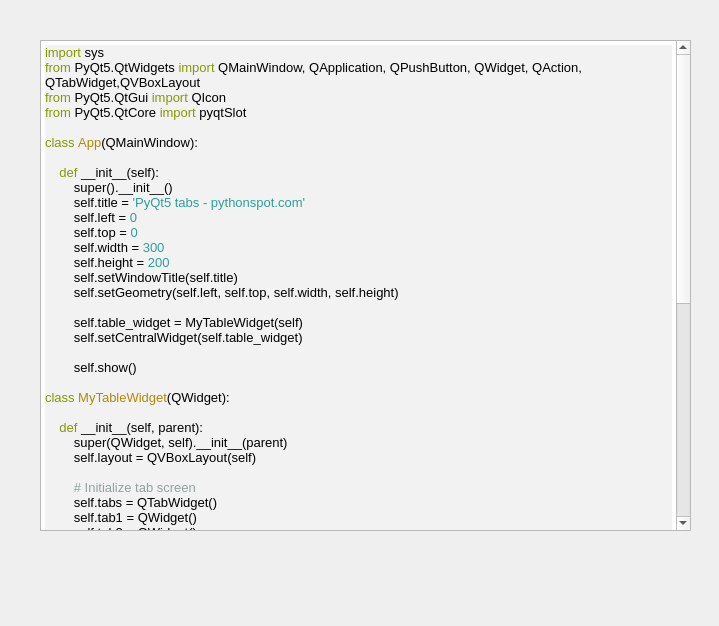
<?xml version="1.0" encoding="UTF-8"?>
<ui version="4.0">
 <class>Form</class>
 <widget class="QWidget" name="Form">
  <property name="geometry">
   <rect>
    <x>0</x>
    <y>0</y>
    <width>719</width>
    <height>626</height>
   </rect>
  </property>
  <property name="windowTitle">
   <string>Form</string>
  </property>
  <widget class="QTextBrowser" name="textBrowser">
   <property name="geometry">
    <rect>
     <x>40</x>
     <y>40</y>
     <width>651</width>
     <height>491</height>
    </rect>
   </property>
   <property name="html">
    <string>&lt;!DOCTYPE HTML PUBLIC &quot;-//W3C//DTD HTML 4.0//EN&quot; &quot;http://www.w3.org/TR/REC-html40/strict.dtd&quot;&gt;
&lt;html&gt;&lt;head&gt;&lt;meta name=&quot;qrichtext&quot; content=&quot;1&quot; /&gt;&lt;style type=&quot;text/css&quot;&gt;
p, li { white-space: pre-wrap; }
&lt;/style&gt;&lt;/head&gt;&lt;body style=&quot; font-family:'Sans Serif'; font-size:9pt; font-weight:400; font-style:normal;&quot;&gt;
&lt;p style=&quot; margin-top:0px; margin-bottom:0px; margin-left:0px; margin-right:0px; -qt-block-indent:0; text-indent:0px; background-color:#f2f2f2;&quot;&gt;&lt;span style=&quot; font-family:'monospace'; font-size:13px; color:#859900;&quot;&gt;import&lt;/span&gt;&lt;span style=&quot; font-family:'monospace'; font-size:13px; color:#000000;&quot;&gt; sys&lt;br /&gt;&lt;/span&gt;&lt;span style=&quot; font-family:'monospace'; font-size:13px; color:#859900;&quot;&gt;from&lt;/span&gt;&lt;span style=&quot; font-family:'monospace'; font-size:13px; color:#000000;&quot;&gt; PyQt5.QtWidgets &lt;/span&gt;&lt;span style=&quot; font-family:'monospace'; font-size:13px; color:#859900;&quot;&gt;import&lt;/span&gt;&lt;span style=&quot; font-family:'monospace'; font-size:13px; color:#000000;&quot;&gt; QMainWindow, QApplication, QPushButton, QWidget, QAction, QTabWidget,QVBoxLayout&lt;br /&gt;&lt;/span&gt;&lt;span style=&quot; font-family:'monospace'; font-size:13px; color:#859900;&quot;&gt;from&lt;/span&gt;&lt;span style=&quot; font-family:'monospace'; font-size:13px; color:#000000;&quot;&gt; PyQt5.QtGui &lt;/span&gt;&lt;span style=&quot; font-family:'monospace'; font-size:13px; color:#859900;&quot;&gt;import&lt;/span&gt;&lt;span style=&quot; font-family:'monospace'; font-size:13px; color:#000000;&quot;&gt; QIcon&lt;br /&gt;&lt;/span&gt;&lt;span style=&quot; font-family:'monospace'; font-size:13px; color:#859900;&quot;&gt;from&lt;/span&gt;&lt;span style=&quot; font-family:'monospace'; font-size:13px; color:#000000;&quot;&gt; PyQt5.QtCore &lt;/span&gt;&lt;span style=&quot; font-family:'monospace'; font-size:13px; color:#859900;&quot;&gt;import&lt;/span&gt;&lt;span style=&quot; font-family:'monospace'; font-size:13px; color:#000000;&quot;&gt; pyqtSlot&lt;br /&gt;&lt;br /&gt;&lt;/span&gt;&lt;span style=&quot; font-family:'monospace'; font-size:13px; color:#859900;&quot;&gt;class&lt;/span&gt;&lt;span style=&quot; font-family:'monospace'; font-size:13px; color:#000000;&quot;&gt; &lt;/span&gt;&lt;span style=&quot; font-family:'monospace'; font-size:13px; color:#b58900;&quot;&gt;App&lt;/span&gt;&lt;span style=&quot; font-family:'monospace'; font-size:13px; color:#000000;&quot;&gt;(QMainWindow):&lt;br /&gt;&lt;br /&gt;    &lt;/span&gt;&lt;span style=&quot; font-family:'monospace'; font-size:13px; color:#859900;&quot;&gt;def&lt;/span&gt;&lt;span style=&quot; font-family:'monospace'; font-size:13px; color:#000000;&quot;&gt; __init__(self):&lt;br /&gt;        super().__init__()&lt;br /&gt;        self.title = &lt;/span&gt;&lt;span style=&quot; font-family:'monospace'; font-size:13px; color:#2aa198;&quot;&gt;'PyQt5 tabs - pythonspot.com'&lt;/span&gt;&lt;span style=&quot; font-family:'monospace'; font-size:13px; color:#000000;&quot;&gt;&lt;br /&gt;        self.left = &lt;/span&gt;&lt;span style=&quot; font-family:'monospace'; font-size:13px; color:#2aa198;&quot;&gt;0&lt;/span&gt;&lt;span style=&quot; font-family:'monospace'; font-size:13px; color:#000000;&quot;&gt;&lt;br /&gt;        self.top = &lt;/span&gt;&lt;span style=&quot; font-family:'monospace'; font-size:13px; color:#2aa198;&quot;&gt;0&lt;/span&gt;&lt;span style=&quot; font-family:'monospace'; font-size:13px; color:#000000;&quot;&gt;&lt;br /&gt;        self.width = &lt;/span&gt;&lt;span style=&quot; font-family:'monospace'; font-size:13px; color:#2aa198;&quot;&gt;300&lt;/span&gt;&lt;span style=&quot; font-family:'monospace'; font-size:13px; color:#000000;&quot;&gt;&lt;br /&gt;        self.height = &lt;/span&gt;&lt;span style=&quot; font-family:'monospace'; font-size:13px; color:#2aa198;&quot;&gt;200&lt;/span&gt;&lt;span style=&quot; font-family:'monospace'; font-size:13px; color:#000000;&quot;&gt;&lt;br /&gt;        self.setWindowTitle(self.title)&lt;br /&gt;        self.setGeometry(self.left, self.top, self.width, self.height)&lt;br /&gt;        &lt;br /&gt;        self.table_widget = MyTableWidget(self)&lt;br /&gt;        self.setCentralWidget(self.table_widget)&lt;br /&gt;        &lt;br /&gt;        self.show()&lt;br /&gt;    &lt;br /&gt;&lt;/span&gt;&lt;span style=&quot; font-family:'monospace'; font-size:13px; color:#859900;&quot;&gt;class&lt;/span&gt;&lt;span style=&quot; font-family:'monospace'; font-size:13px; color:#000000;&quot;&gt; &lt;/span&gt;&lt;span style=&quot; font-family:'monospace'; font-size:13px; color:#b58900;&quot;&gt;MyTableWidget&lt;/span&gt;&lt;span style=&quot; font-family:'monospace'; font-size:13px; color:#000000;&quot;&gt;(QWidget):&lt;br /&gt;    &lt;br /&gt;    &lt;/span&gt;&lt;span style=&quot; font-family:'monospace'; font-size:13px; color:#859900;&quot;&gt;def&lt;/span&gt;&lt;span style=&quot; font-family:'monospace'; font-size:13px; color:#000000;&quot;&gt; __init__(self, parent):&lt;br /&gt;        super(QWidget, self).__init__(parent)&lt;br /&gt;        self.layout = QVBoxLayout(self)&lt;br /&gt;        &lt;br /&gt;        &lt;/span&gt;&lt;span style=&quot; font-family:'monospace'; font-size:13px; color:#93a1a1;&quot;&gt;# Initialize tab screen&lt;/span&gt;&lt;span style=&quot; font-family:'monospace'; font-size:13px; color:#000000;&quot;&gt;&lt;br /&gt;        self.tabs = QTabWidget()&lt;br /&gt;        self.tab1 = QWidget()&lt;br /&gt;        self.tab2 = QWidget()&lt;br /&gt;        self.tabs.resize(&lt;/span&gt;&lt;span style=&quot; font-family:'monospace'; font-size:13px; color:#2aa198;&quot;&gt;300&lt;/span&gt;&lt;span style=&quot; font-family:'monospace'; font-size:13px; color:#000000;&quot;&gt;,&lt;/span&gt;&lt;span style=&quot; font-family:'monospace'; font-size:13px; color:#2aa198;&quot;&gt;200&lt;/span&gt;&lt;span style=&quot; font-family:'monospace'; font-size:13px; color:#000000;&quot;&gt;)&lt;br /&gt;        &lt;br /&gt;        &lt;/span&gt;&lt;span style=&quot; font-family:'monospace'; font-size:13px; color:#93a1a1;&quot;&gt;# Add tabs&lt;/span&gt;&lt;span style=&quot; font-family:'monospace'; font-size:13px; color:#000000;&quot;&gt;&lt;br /&gt;        self.tabs.addTab(self.tab1,&lt;/span&gt;&lt;span style=&quot; font-family:'monospace'; font-size:13px; color:#2aa198;&quot;&gt;&amp;quot;Tab 1&amp;quot;&lt;/span&gt;&lt;span style=&quot; font-family:'monospace'; font-size:13px; color:#000000;&quot;&gt;)&lt;br /&gt;        self.tabs.addTab(self.tab2,&lt;/span&gt;&lt;span style=&quot; font-family:'monospace'; font-size:13px; color:#2aa198;&quot;&gt;&amp;quot;Tab 2&amp;quot;&lt;/span&gt;&lt;span style=&quot; font-family:'monospace'; font-size:13px; color:#000000;&quot;&gt;)&lt;br /&gt;        &lt;br /&gt;        &lt;/span&gt;&lt;span style=&quot; font-family:'monospace'; font-size:13px; color:#93a1a1;&quot;&gt;# Create first tab&lt;/span&gt;&lt;span style=&quot; font-family:'monospace'; font-size:13px; color:#000000;&quot;&gt;&lt;br /&gt;        self.tab1.layout = QVBoxLayout(self)&lt;br /&gt;        self.pushButton1 = QPushButton(&lt;/span&gt;&lt;span style=&quot; font-family:'monospace'; font-size:13px; color:#2aa198;&quot;&gt;&amp;quot;PyQt5 button&amp;quot;&lt;/span&gt;&lt;span style=&quot; font-family:'monospace'; font-size:13px; color:#000000;&quot;&gt;)&lt;br /&gt;        self.tab1.layout.addWidget(self.pushButton1)&lt;br /&gt;        self.tab1.setLayout(self.tab1.layout)&lt;br /&gt;        &lt;br /&gt;        &lt;/span&gt;&lt;span style=&quot; font-family:'monospace'; font-size:13px; color:#93a1a1;&quot;&gt;# Add tabs to widget&lt;/span&gt;&lt;span style=&quot; font-family:'monospace'; font-size:13px; color:#000000;&quot;&gt;&lt;br /&gt;        self.layout.addWidget(self.tabs)&lt;br /&gt;        self.setLayout(self.layout)&lt;br /&gt;        &lt;br /&gt;&lt;/span&gt;&lt;span style=&quot; font-family:'monospace'; font-size:13px; color:#cb4b16;&quot;&gt;    @pyqtSlot()&lt;/span&gt;&lt;span style=&quot; font-family:'monospace'; font-size:13px; color:#000000;&quot;&gt;&lt;br /&gt;    &lt;/span&gt;&lt;span style=&quot; font-family:'monospace'; font-size:13px; color:#859900;&quot;&gt;def&lt;/span&gt;&lt;span style=&quot; font-family:'monospace'; font-size:13px; color:#000000;&quot;&gt; on_click(self):&lt;br /&gt;        print(&lt;/span&gt;&lt;span style=&quot; font-family:'monospace'; font-size:13px; color:#2aa198;&quot;&gt;&amp;quot;\n&amp;quot;&lt;/span&gt;&lt;span style=&quot; font-family:'monospace'; font-size:13px; color:#000000;&quot;&gt;)&lt;br /&gt;        &lt;/span&gt;&lt;span style=&quot; font-family:'monospace'; font-size:13px; color:#859900;&quot;&gt;for&lt;/span&gt;&lt;span style=&quot; font-family:'monospace'; font-size:13px; color:#000000;&quot;&gt; currentQTableWidgetItem &lt;/span&gt;&lt;span style=&quot; font-family:'monospace'; font-size:13px; color:#859900;&quot;&gt;in&lt;/span&gt;&lt;span style=&quot; font-family:'monospace'; font-size:13px; color:#000000;&quot;&gt; self.tableWidget.selectedItems():&lt;br /&gt;            print(currentQTableWidgetItem.row(), currentQTableWidgetItem.column(), currentQTableWidgetItem.text())&lt;br /&gt;&lt;br /&gt;&lt;/span&gt;&lt;span style=&quot; font-family:'monospace'; font-size:13px; color:#859900;&quot;&gt;if&lt;/span&gt;&lt;span style=&quot; font-family:'monospace'; font-size:13px; color:#000000;&quot;&gt; __name__ == &lt;/span&gt;&lt;span style=&quot; font-family:'monospace'; font-size:13px; color:#2aa198;&quot;&gt;'__main__'&lt;/span&gt;&lt;span style=&quot; font-family:'monospace'; font-size:13px; color:#000000;&quot;&gt;:&lt;br /&gt;    app = QApplication(sys.argv)&lt;br /&gt;    ex = App()&lt;br /&gt;    sys.exit(app.exec_())&lt;/span&gt;&lt;/p&gt;&lt;/body&gt;&lt;/html&gt;</string>
   </property>
  </widget>
 </widget>
 <resources/>
 <connections/>
</ui>
